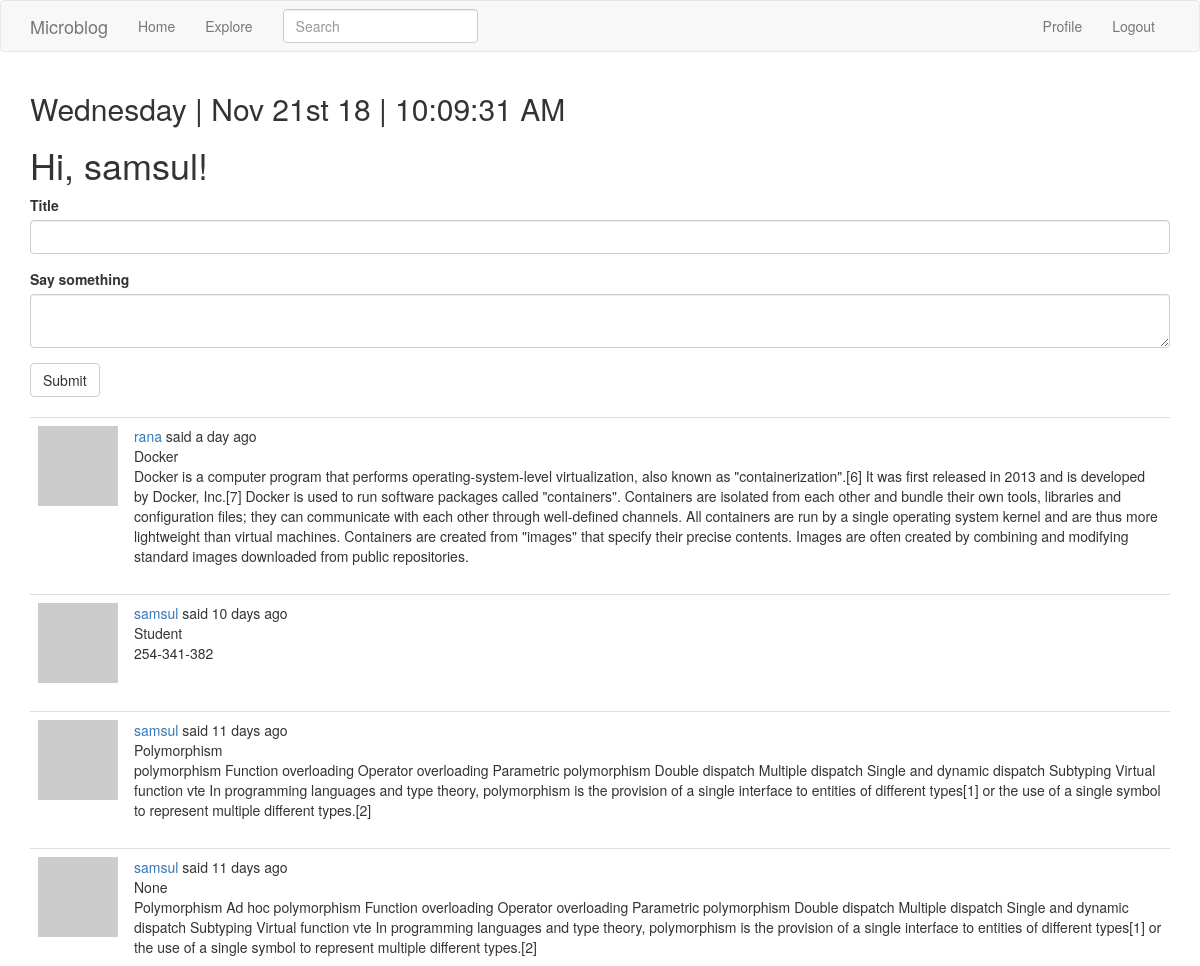
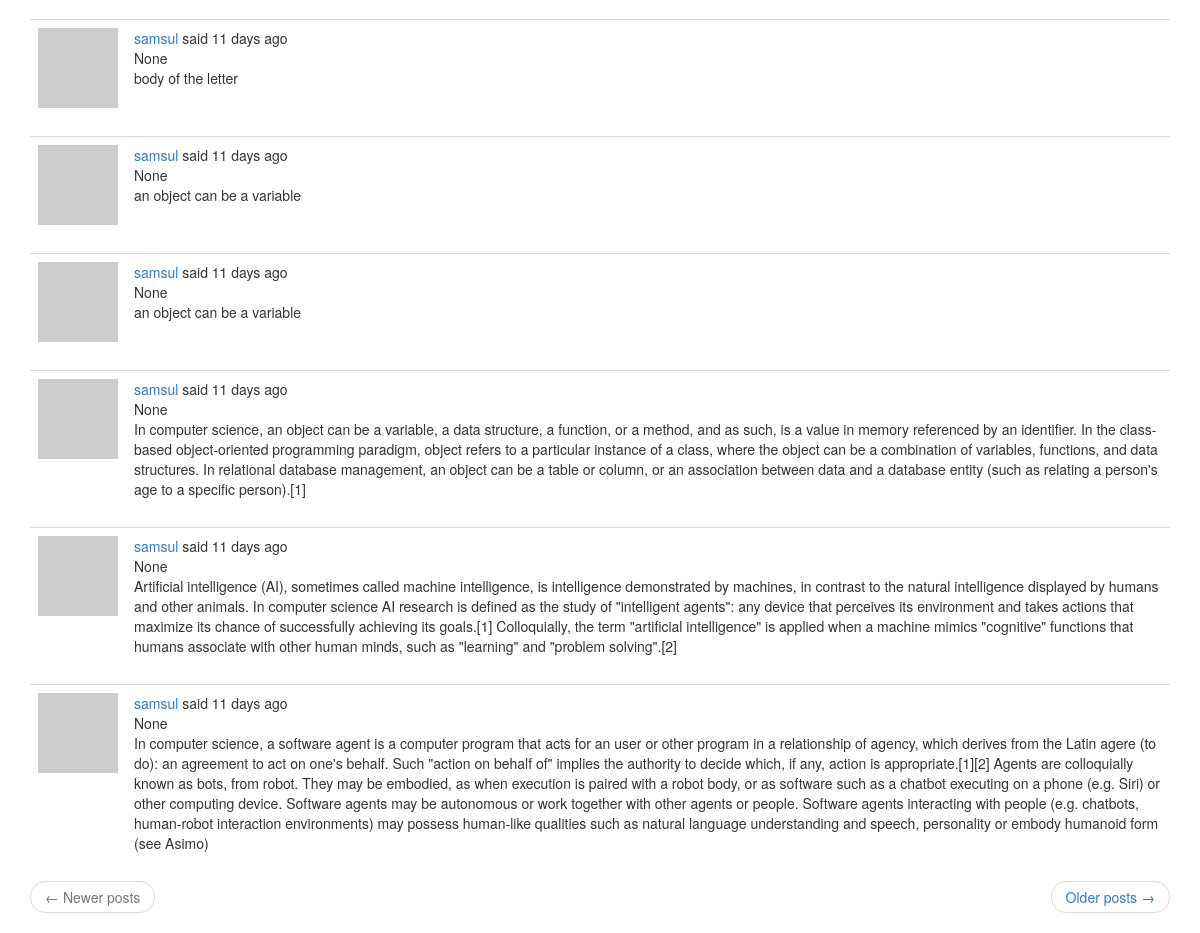
The page /index (signed in) on the database its author committed (2 pictures, top to bottom).
### app/models.py (models this page shows, shortened)
class User(UserMixin, db.Model):
    id = db.Column(db.Integer, primary_key=True)
    username = db.Column(db.String(64), index=True, unique=True)
    email = db.Column(db.String(120), index=True, unique=True)
    password_hash = db.Column(db.String(128))
    posts = db.relationship('Post', backref='author', lazy='dynamic')
    about_me = db.Column(db.String(140))
    last_seen = db.Column(db.DateTime, default=datetime.utcnow)
    followed = db.relationship(
        'User', secondary=followers,
        primaryjoin=(followers.c.follower_id == id),
        secondaryjoin=(followers.c.followed_id == id),
        backref=db.backref('followers', lazy='dynamic'), lazy='dynamic')
    messages_sent = db.relationship('Message',
                                    foreign_keys='Message.sender_id',
                                    backref='author', lazy='dynamic')
    messages_received = db.relationship('Message',
                                        foreign_keys='Message.recipient_id',
                                        backref='recipient', lazy='dynamic')
    last_message_read_time = db.Column(db.DateTime)
    def avatar(self, size):
        digest = md5(self.email.lower().encode('utf-8')).hexdigest()
        return 'https://www.gravatar.com/avatar/{}?d=identicon&s={}'.format(digest, size)
    def followed_posts(self):
        followed = Post.query.join(
            followers, (followers.c.followed_id == Post.user_id)).filter(
                followers.c.follower_id == self.id)
        own = Post.query.filter_by(user_id=self.id)
        return followed.union(own).order_by(Post.timestamp.desc())

class SearchableMixin(object):
    @classmethod
    def before_commit(cls, session):
        session._changes = {
            'add': list(session.new),
            'update': list(session.dirty),
            'delete': list(session.deleted)
        }
    @classmethod
    def after_commit(cls, session):
        for obj in session._changes['add']:
            if isinstance(obj, SearchableMixin):
                add_to_index(obj.__tablename__, obj)
        for obj in session._changes['update']:
            if isinstance(obj, SearchableMixin):
                add_to_index(obj.__tablename__, obj)
        for obj in session._changes['delete']:
            if isinstance(obj, SearchableMixin):
                remove_from_index(obj.__tablename__, obj)
        session._changes = None

class Post(SearchableMixin, db.Model):
    __searchable__ = ['body', 'title']
    id = db.Column(db.Integer, primary_key=True)
    title = db.Column(db.String(50))
    body = db.Column(db.String(140))
    timestamp = db.Column(db.DateTime, index=True, default=datetime.utcnow)
    user_id = db.Column(db.Integer, db.ForeignKey('user.id'))
    language = db.Column(db.String(5))

### app/main/routes.py (the view, shortened to what this page needs)
@bp.route('/', methods=['POST', 'GET'])
@bp.route('/index', methods=['POST', 'GET'])
@login_required
def index():
    form = PostForm()
    page = request.args.get('page', 1, type=int)
    posts = current_user.followed_posts().paginate(
        page, current_app.config['POSTS_PER_PAGE'], False)
    next_url = url_for('main.index', page=posts.next_num)  if posts.has_next else None
    prev_url = url_for('main.index', page=posts.prev_num)  if posts.has_prev else None
    return render_template('index.html', title= _('Home'), form=form, posts=posts.items, next_url=next_url, prev_url=prev_url)

### app/main/forms.py
class SearchForm(FlaskForm):
    q = StringField(_l('Search'), validators=[DataRequired()])
    def __init__(self, *args, **kwargs):
        if 'formdata' not in kwargs:
            kwargs['formdata'] = request.args
        if 'csrf_enabled' not in kwargs:
            kwargs['csrf_enabled'] = False
        super(SearchForm, self).__init__(*args, **kwargs)

class PostForm(FlaskForm):
    title = StringField(_l('Title'), validators=[DataRequired()])
    post = TextAreaField(_l('Say something'), validators=[DataRequired(), Length(min=1, max=1500)])
    submit = SubmitField(_l('Submit'))

### app/main/routes.py (called while the page is built)
@bp.before_request
def before_request():
    if current_user.is_authenticated:
        current_user.last_seen = datetime.utcnow()
        db.session.commit()
    g.local = str(get_locale())

@bp.before_request
def before_request():
    if current_user.is_authenticated:
        current_user.last_seen = datetime.utcnow()
        db.session.commit()
        g.search_form = SearchForm()
    g.locale = str(get_locale())

### app/models.py (called while the page is built)
@login.user_loader
def load_user(id):
    return User.query.get(int(id))

### app/templates/index.html (shortened to what this page needs)
{% extends "base.html" %}
{% import 'bootstrap/wtf.html' as wtf %}
{% block app_content %}
    <h1>{{ _('Hi, %(username)s!', username=current_user.username) }}</h1>
    {% if form %}
    {{ wtf.quick_form(form) }}
    <br>
    {% endif %}
    {% for post in posts %}
        <table class="table table-hover">
        <tr>
            <td width="70px">
                <a href="{{ url_for('main.user', username=post.author.username) }}">
                <img src="{{ post.author.avatar(100) }}">
                </a>
            </td>
            <td>
                {{ _('%(username)s said %(when)s',
                    username=user_link, when=moment(post.timestamp).fromNow()) }}
                <br>
                <span id="post{{ post.id }}">{{ post.title }}</span><br>
                <span id="post{{ post.id }}">{{ post.body }}</span>
            </td>
        </tr>
    </table>
    {% endfor %}
    <nav aria-label="...">
        <ul class="pager">
            <li class="previous{% if not prev_url %} disabled{% endif %}">
                <a href="{{ prev_url or '#' }}">
                    <span aria-hidden="true">&larr;</span> {{ _('Newer posts') }}
                </a>
            </li>
            <li class="next{% if not next_url %} disabled{% endif %}">
                <a href="{{ next_url or '#' }}">
                    {{ _('Older posts') }} <span aria-hidden="true">&rarr;</span>
                </a>
            </li>
        </ul>
    </nav>
{% endblock %}

### app/templates/base.html (shortened to what this page needs)
{% extends "bootstrap/base.html" %}
 {% block navbar %}
    <nav class="navbar navbar-default">
        <div class="container">
            <div class="navbar-header">
                <a class="navbar-brand" href="{{ url_for('main.index') }}">Microblog</a>
            </div>
            <div class="collapse navbar-collapse" id="bs-example-navbar-collapse-1">
                <ul class="nav navbar-nav">
                    <li><a href="{{ url_for('main.index') }}">{{ _('Home') }}</a></li>
                    <li><a href="{{ url_for('main.explore') }}">{{ _('Explore') }}</a></li>
                </ul>
                   {% if g.search_form %}
                <form class="navbar-form navbar-left" method="get" action="{{ url_for('main.search') }}">
                    <div class="form-group">
                        {{ g.search_form.q(size=20, class='form-control', placeholder=g.search_form.q.label.text) }}
                    </div>
                </form>
                {% endif %}
                <ul class="nav navbar-nav navbar-right">
                    {% if current_user.is_anonymous %}
                    <li><a href="{{ url_for('auth.login') }}">{{ _('Login') }}</a></li>
                    {% else %}
                    <li><a href="{{ url_for('main.user', username=current_user.username) }}">{{ _('Profile') }}</a></li>
                    <li><a href="{{ url_for('auth.logout') }}">{{ _('Logout') }}</a></li>
                    {% endif %}
                </ul>
            </div>
        </div>
    </nav>
{% endblock %}
{% block content %}
    <div class="container">
        <h2>{{ moment().format('dddd')}} | {{ moment().format("MMM Do YY") }} | {{ moment().format('LTS')}}</h2>
        {% block app_content %}{% endblock %}
    </div>
{% endblock %}

### rows shown on the page
Post: title "Docker", body "Docker is a computer program that performs operating-system-level virtualization, also known as \"containerization\".[6] It was first released in 2013 and is developed by Docker, Inc.[7] Docker is used to run software packages called \"containers\". Containers are isolated from each other and bundle their own tools, libraries and configuration files; they can communicate with each other through well-defined channels. All containers are run by a single operating system kernel and are thus more lightweight than virtual machines. Containers are created from \"images\" that specify their precise contents. Images are often created by combining and modifying standard images downloaded from public…"
Post: title "Student", body "254-341-382"
Post: title "Polymorphism", body "polymorphism Function overloading Operator overloading Parametric polymorphism Double dispatch Multiple dispatch Single and dynamic dispatch Subtyping Virtual function vte In programming languages and type theory, polymorphism is the provision of a single interface to entities of different types[1] or the use of a single symbol to represent multiple different types.[2]"
Post: title "None", body "Polymorphism Ad hoc polymorphism Function overloading Operator overloading Parametric polymorphism Double dispatch Multiple dispatch Single and dynamic dispatch Subtyping Virtual function vte In programming languages and type theory, polymorphism is the provision of a single interface to entities of different types[1] or the use of a single symbol to represent multiple different types.[2]"
Post: title "None", body "body of the letter"
Post: title "None", body "an object can be a variable"
Post: title "None", body "an object can be a variable"
Post: title "None", body "In computer science, an object can be a variable, a data structure, a function, or a method, and as such, is a value in memory referenced by an identifier. In the class-based object-oriented programming paradigm, object refers to a particular instance of a class, where the object can be a combination of variables, functions, and data structures. In relational database management, an object can be a table or column, or an association between data and a database entity (such as relating a person's age to a specific person).[1]"
Post: title "None", body "Artificial intelligence (AI), sometimes called machine intelligence, is intelligence demonstrated by machines, in contrast to the natural intelligence displayed by humans and other animals. In computer science AI research is defined as the study of \"intelligent agents\": any device that perceives its environment and takes actions that maximize its chance of successfully achieving its goals.[1] Colloquially, the term \"artificial intelligence\" is applied when a machine mimics \"cognitive\" functions that humans associate with other human minds, such as \"learning\" and \"problem solving\".[2]"
Post: title "None", body "In computer science, a software agent is a computer program that acts for an user or other program in a relationship of agency, which derives from the Latin agere (to do): an agreement to act on one's behalf. Such \"action on behalf of\" implies the authority to decide which, if any, action is appropriate.[1][2] Agents are colloquially known as bots, from robot. They may be embodied, as when execution is paired with a robot body, or as software such as a chatbot executing on a phone (e.g. Siri) or other computing device. Software agents may be autonomous or work together with other agents or people. Software agents interacting with people (e.g. chatbots, human-robot interaction environments)…"

### other values the page prints
{{ moment().format('dddd') }} "Wednesday"
{{ moment().format("MMM Do YY") }} "Nov 21st 18"
{{ moment().format('LTS') }} "10:09:31 AM"
